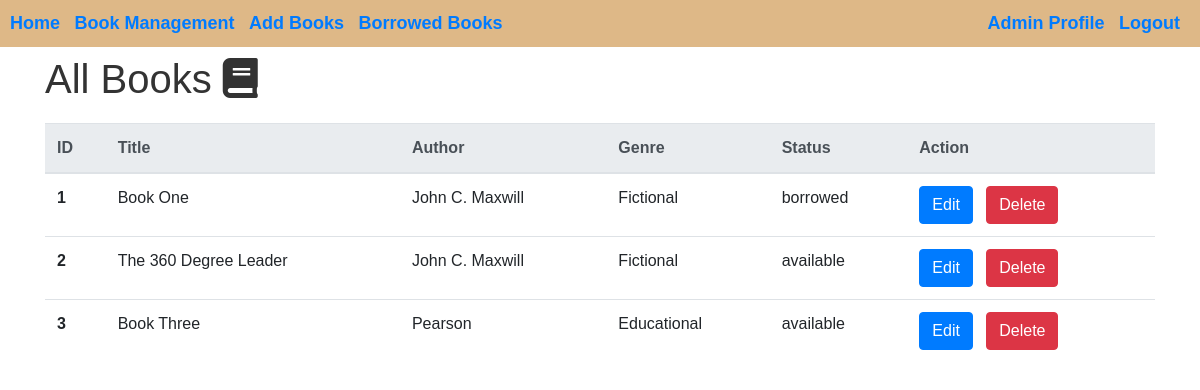
The app's page /books/ (signed in) with its own data.
### bookmanagement/models.py (models this page shows, shortened)
class Book(models.Model):
    title = models.CharField(max_length=100)
    author = models.CharField(max_length=100)
    genre = models.CharField(max_length=50)
    book_file=models.FileField(upload_to='books_pdfs', default= "")
    book_cover=models.ImageField(upload_to='library_manage/books_image', default = "")
    ratings=models.DecimalField(max_digits=3, decimal_places=1, default = 2)
    status_choices = [
        ('available', 'Available'),
        ('borrowed', 'Borrowed'),
    ]
    status = models.CharField(max_length=20, choices=status_choices, default='Available')

### bookmanagement/views.py (the view)
    def wrapper(request, *args, **kwargs):
        if request.user.is_authenticated and (request.user.is_superuser or request.user.is_staff):
            return view_func(request, *args, **kwargs)
        else:
            return redirect('login')  # Redirect to login page if not admin or super admin

### bookmanagement/views.py (called while the page is built)
def admin_required(view_func):
    def wrapper(request, *args, **kwargs):
        if request.user.is_authenticated and (request.user.is_superuser or request.user.is_staff):
            return view_func(request, *args, **kwargs)
        else:
            return redirect('login')  # Redirect to login page if not admin or super admin
    return wrapper

@login_required(login_url='login')
@admin_required
def book_list(request):
    books = Book.objects.all()
    us=User.objects.all()
    context={'books':books, 'user':us}
    return render(request, 'bookmanagement/book_list.html', context=context)

### bookmanagement/templates/bookmanagement/book_list.html (shortened to what this page needs)
<!doctype html>
<html lang="en">
<head>
  <link rel="stylesheet" href="https://cdnjs.cloudflare.com/ajax/libs/font-awesome/5.15.2/css/all.min.css"
 />
  <link rel="stylesheet" href="https://cdn.jsdelivr.net/npm/bootstrap@4.4.1/dist/css/bootstrap.min.css"
>
</head>
<body>
  <header>
    <nav>
      <ul>
        <li><a href="{% url 'home' %}" style="text-decoration: none; font-weight: bold; font-size: 18px;">Home</a></li>
        <li><a href="booklist" style="text-decoration: none; font-weight: bold; font-size: 18px;">Book Management</a></li>
        <li><a href="AddBook" style="text-decoration: none; font-weight: bold; font-size: 18px;">Add Books</a></li>
        <li><a href="Borrowed" style="text-decoration: none; font-weight: bold; font-size: 18px;">Borrowed Books</a></li>
      </ul>
      <ul>
        <li><a href="#" style="text-decoration: none; font-weight: bold; font-size: 18px;">Admin Profile</a></li>
        <li><a href="{% url 'logout' %}" style="text-decoration: none; font-weight: bold; font-size: 18px;">Logout</a></li>
      </ul>
    </nav>
  </header>
  <div class="container">
    <h1 class="mt-2">All Books  <b><i class="fas fa-book"></i></b></h1>
    <table class="table">
      <thead class="thead-light">
        <tr>
          <th scope="col">ID</th>
          <th scope="col">Title</th>
          <th scope="col">Author</th>
          <th scope="col">Genre</th>
          <th scope="col">Status</th>
        <th scope="col">Action</th>
        </tr>
      </thead>
      <tbody>
        {% for i in books %}
        <tr>
          <th scope="row">{{ forloop.counter }}</th>
          <td>{{ i.title }}</td>
          <td>{{ i.author }}</td>
          <td>{{ i.genre }}</td>
          <td>{{ i.status }}</td>
          <td>
            <a href="editbook?bookid={{i.id}}"><button type="button" class="btn btn-primary">Edit</button></a>
            <a href="deletebook?bookid={{i.id}}"><button type="button" class="btn btn-danger">Delete</button></a>
          </td>
        </tr>
        {% endfor %}
      </tbody>
    </table>
  </div>

### bookmanagement/templates/bookmanagement/book_list.html (style rules this page uses)
body { font-family: Arial, sans-serif; margin: 0; padding: 0; }
header { background-color: burlywood; color: #fff; padding: 10px; text-align: center; }
nav { display: flex; justify-content: space-between; align-items: center; }
nav ul { list-style-type: none; margin: 0; padding: 0; }
nav ul li { display: inline; margin-right: 10px; }
h1 { color: #333; }
.table { margin-top: 20px; }

### records on screen
Book: title "Book One", author "John C. Maxwill", genre "Fictional", status "borrowed"
Book: title "The 360 Degree Leader", author "John C. Maxwill", genre "Fictional", status "available"
Book: title "Book Three", author "Pearson", genre "Educational", status "available"
